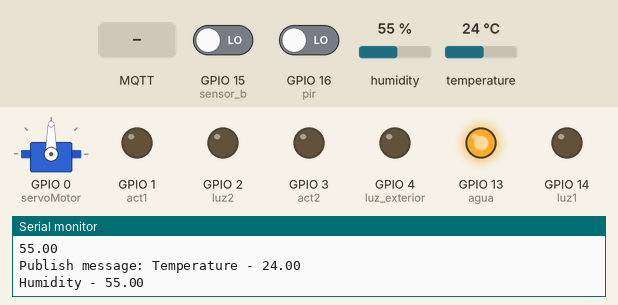
Bench run of a sketch on a simulated ESP8266 (NodeMCU). Shown: servo, output pins drawn as LEDs (lit = HIGH), the last lines printed to the serial monitor. The inputs (shaded band) are chosen by the test bench; at power-on: GPIO 15 (sensor_b) LOW, GPIO 16 (pir) LOW, humidity 55 %, temperature 24 °C. WiFi joins after 1.5 s; servers stay silent unless stated; no MQTT or app messages arrive unless stated.

Above: at 2.7 s.
2.8 s: MQTT message "on" arrives on the first subscribed topic
At 3.3 s:
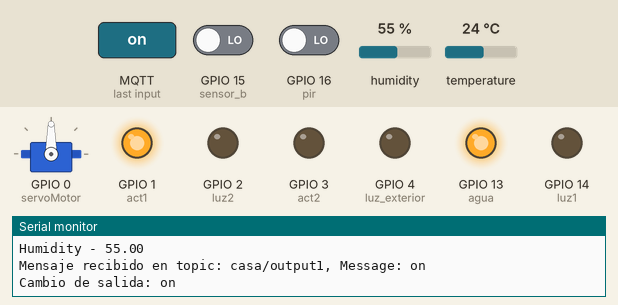
4.3 s: MQTT message "1" arrives on the second subscribed topic
At 5.5 s:
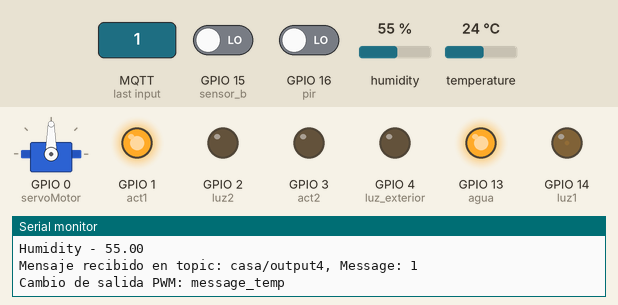
5.8 s: GPIO 15 (sensor_b) driven HIGH
At 6.7 s:
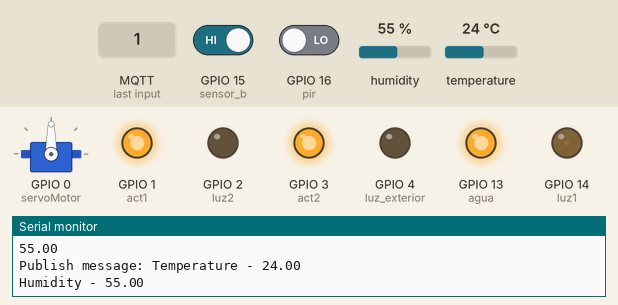
7.3 s: GPIO 16 (pir) driven HIGH
At 7.8 s:
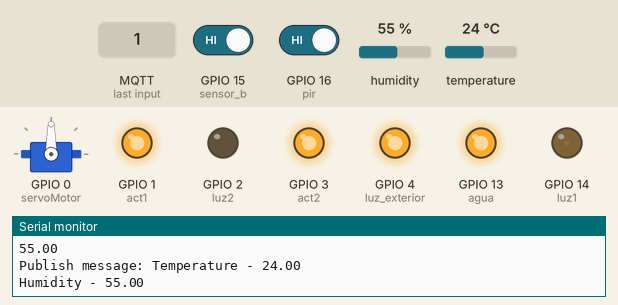
8.8 s: MQTT message "casa/output1" arrives on the first subscribed topic
At 13.2 s:
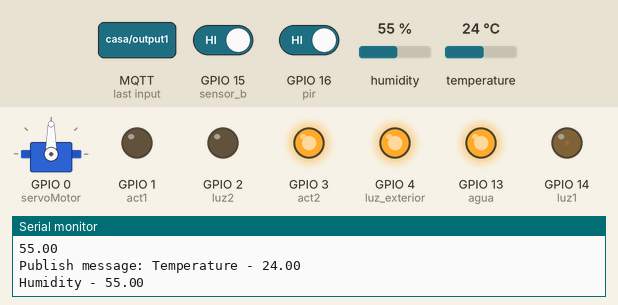
13.8 s: MQTT message "casa/servo" arrives on the second subscribed topic
At 18.5 s:
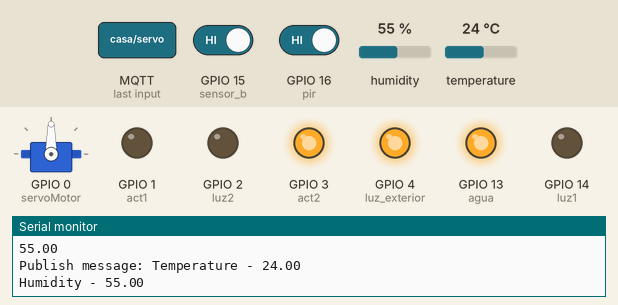
Timing chart, 0 to 19.8 s (numbered marks = the images above; inputs shaded):
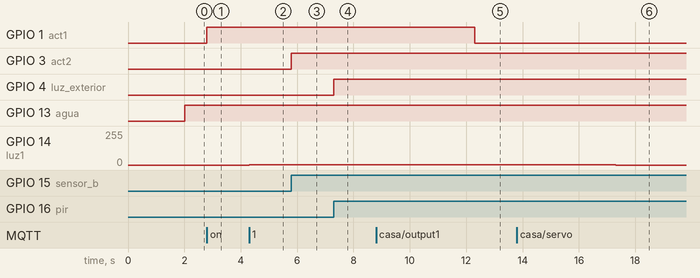

Measured:
- after the input at 2.8 s, GPIO 1 (act1): LOW → HIGH at once
- after the input at 4.3 s, GPIO 14 (luz1): 0/255 → 1/255 at once
- after the input at 5.8 s, GPIO 3 (act2): LOW → HIGH at once
- after the input at 7.3 s, GPIO 4 (luz_exterior): LOW → HIGH at once
- after the input at 8.8 s, GPIO 1 (act1): HIGH → LOW after 3.5 s
- after the input at 13.8 s, GPIO 14 (luz1): 1/255 → 0/255 after 3.5 s

The sketch:

Proyecto_Final_PE3.ino
```cpp
#include <ESP8266WiFi.h>
#include <PubSubClient.h>
#include <DHT.h>
#include <Servo.h>

WiFiClient espClient;
PubSubClient client(espClient);
long last_msg = 0;
char msg[50];
int value = 0;

int act1 = 1;
int act2 = 3;
int sensor_b = 15;
int agua = 13;
int DHTPIN = 12;
#define DHTTYPE DHT22
DHT dht(DHTPIN, DHTTYPE);
Servo servoMotor;

//BBBBBBBBBBBBBBBBBBBBB
int luz1 = 14;
int luz2 = 2;
// 0 para servomotor
int luz_exterior = 4;
int digital_ldr = 5;
int pir = 16;
int valor;

char str_hum_data[10];
char str_temp_data[10];
unsigned long lastMsg = 0;

const char* ssid = "CLARO1_DC6C44";
const char* password = "LI23vORFxM";
const char* mqtt_server = "192.168.1.201";

void setup() {
  Serial.begin(115200);
  setup_wifi();
  client.setServer(mqtt_server, 1883);
  client.setCallback(callback);
  pinMode(act1, OUTPUT);
  pinMode(act2, OUTPUT);
  pinMode(sensor_b, INPUT);
  pinMode(agua, OUTPUT);
  pinMode(luz1, OUTPUT);
  pinMode(luz2, OUTPUT);
  pinMode(luz_exterior, OUTPUT);
  pinMode(digital_ldr, INPUT);
  pinMode(pir, INPUT);
  dht.begin();
  servoMotor.attach(0);
}

void setup_wifi(){
  delay(10);
  Serial.println();
  Serial.print("Conectando a: ");
  Serial.println(ssid);
  WiFi.mode(WIFI_STA);
  WiFi.begin(ssid, password);
  while(WiFi.status() != WL_CONNECTED){
    delay(500);
    Serial.print(".");
  }
  Serial.println("");
  Serial.println("WiFi conectado.");
  Serial.print("IP address: ");
  Serial.println(WiFi.localIP());
}

void callback(char* topic, byte* message, unsigned int length){
  Serial.print("Mensaje recibido en topic: ");
  Serial.print(topic);
  Serial.print(", Message: ");
  String message_temp;
  for(int i = 0; i < length; i++){
    Serial.print((char)message[i]);
    message_temp += (char)message[i];
  }
  Serial.println();

  //Primer pin de salida
  if(String(topic) == "casa/output1"){
    Serial.print("Cambio de salida: ");
    if(message_temp == "on"){
      Serial.println("on");
      digitalWrite(act1, HIGH);
    }else{
      Serial.println("off");
      digitalWrite(act1, LOW);
    }
  }


  if(String(topic) == "casa/output4"){
  Serial.print("Cambio de salida PWM: ");
  Serial.println("message_temp");
  analogWrite(luz1, message_temp.toInt());
  }
  if(String(topic) == "casa/output5"){
    Serial.print("Cambio de salida PWM: ");
    Serial.println("message_temp");
    analogWrite(luz2, message_temp.toInt());
  }
  if(String(topic) == "casa/servo"){
    Serial.print("Cambio de estado: ");
    if(message_temp == "on"){
      servoMotor.write(180);
    }else{
      servoMotor.write(0);
    }
   }
  if(String(topic) == "casa/ldr_pir"){
    Serial.print("Cambio de salida: ");
    if(message_temp == "ldr"){
        valor = 1;
    }else if(message_temp == "pir"){
        valor = 0;
    }
  }
}


void reconnect(){
  while(!client.connected()){           //Se repetira hasta que se conecte
    Serial.print("Intentando conexion MQTT...");
    if(client.connect("ESP12E")){
      Serial.println("conectado");
      client.subscribe("casa/output1");
      client.subscribe("casa/output4");
      client.subscribe("casa/output5");
      client.subscribe("casa/servo");
      client.subscribe("casa/ldr_pir");
    }else{
      Serial.print("Fallo, rc= ");
      Serial.print(client.state());
      Serial.println(" intentelo de nuevo en 5s");
      delay(5000);
    }
  }
}


void loop(){
  if(!client.connected()){
    reconnect();
  }
  client.loop();

  unsigned long now = millis();
  if (now - lastMsg > 2000) {
    float hum_data = dht.readHumidity();
    Serial.println(hum_data);
    /* 4 is mininum width, 2 is precision; float value is copied onto str_sensor*/
    dtostrf(hum_data, 4, 2, str_hum_data);
    float temp_data = dht.readTemperature(); // or dht.readTemperature(true) for Fahrenheit
    dtostrf(temp_data, 4, 2, str_temp_data);
    lastMsg = now;
    Serial.print("Publish message: ");
    Serial.print("Temperature - "); Serial.println(str_temp_data);
    client.publish("casa/temperature", str_temp_data);
    Serial.print("Humidity - "); Serial.println(str_hum_data);
    client.publish("casa/humidity", str_hum_data);
    if(temp_data >= 20 or hum_data <= 80){
      digitalWrite(agua, HIGH);
    }else{
      digitalWrite(agua, LOW);
    }
  }

  if(valor == 1){
    int  valor1 = digitalRead(digital_ldr);
    digitalWrite(luz_exterior, valor1);
  }else if(valor == 0){
    int  valor2 = digitalRead(pir);
    if(valor2 == HIGH){
      digitalWrite(luz_exterior, HIGH);
      delay(5000);
    }else{
      digitalWrite(luz_exterior, LOW);
      delay(1);
    }
  }


  digitalWrite(act2,digitalRead(sensor_b));
}
```
